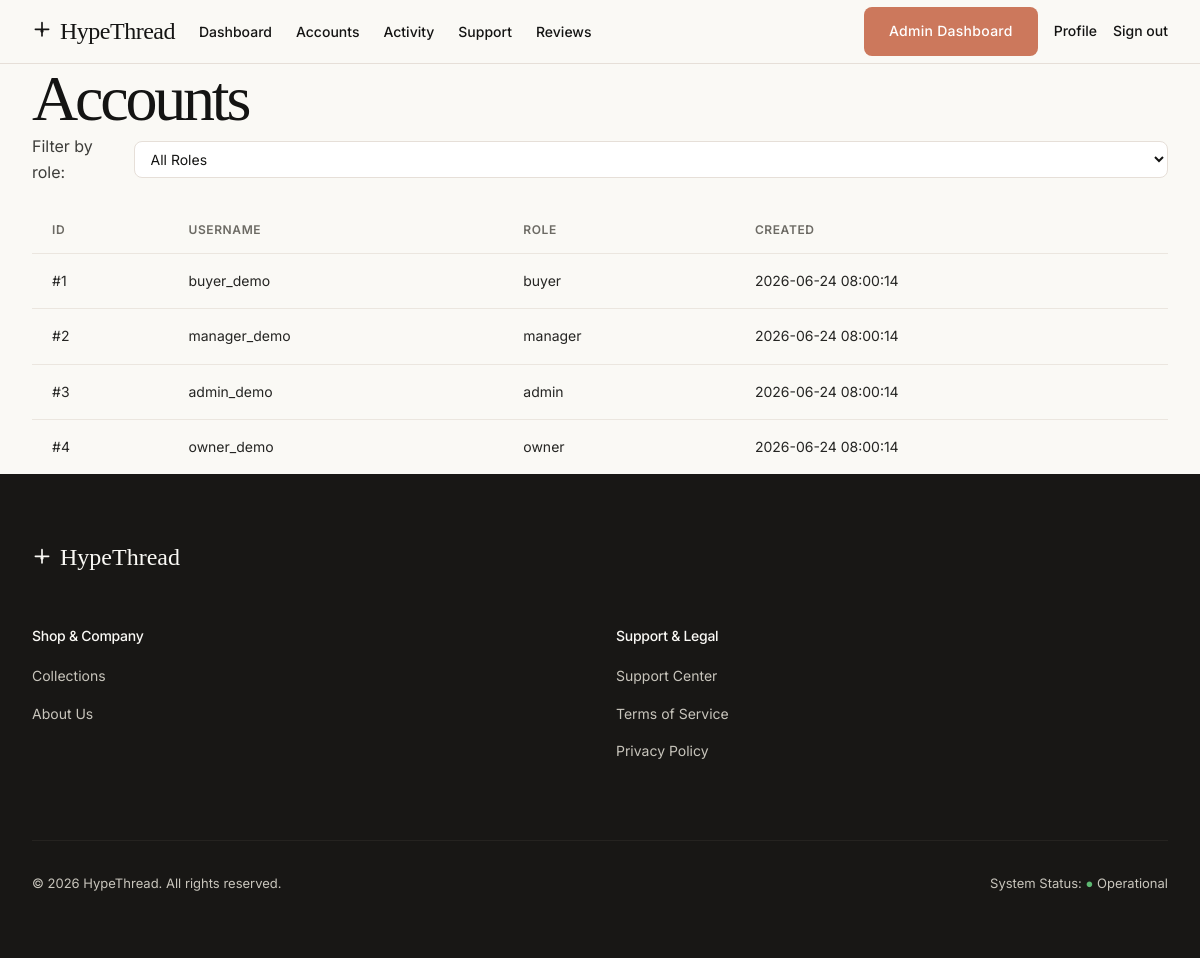
The app's page /admin/accounts.php (signed in) with its own data.
### tables this page shows
CREATE TABLE IF NOT EXISTS users (
    id INT UNSIGNED AUTO_INCREMENT PRIMARY KEY,
    username VARCHAR(50) NOT NULL UNIQUE,
    email VARCHAR(100) NOT NULL UNIQUE,
    password VARCHAR(255) NOT NULL,
    role ENUM('buyer','manager','admin','owner') NOT NULL DEFAULT 'buyer',
    full_name VARCHAR(100) DEFAULT NULL,
    address TEXT DEFAULT NULL,
    phone VARCHAR(20) DEFAULT NULL,
    is_active TINYINT(1) NOT NULL DEFAULT 1,
    reset_token VARCHAR(64) DEFAULT NULL,
    reset_expires DATETIME DEFAULT NULL,
    created_at TIMESTAMP NOT NULL DEFAULT CURRENT_TIMESTAMP,
    INDEX idx_users_role (role),
    INDEX idx_users_reset_token (reset_token)
);

### admin/accounts.php (the view, shortened to what this page needs)
<?php
include '../includes/header.php';
$query = "SELECT id, username, role, created_at FROM users";
$params = [];
$stmt = $pdo->prepare($query);
$stmt->execute($params);
$users = $stmt->fetchAll();
?>
<div class="container">
    <h1>Accounts</h1>
    <form method="GET" class="filter-form" style="margin-bottom:20px; display: flex; gap: 12px; align-items: center;">
        <label>Filter by role:</label>
        <select name="role" onchange="this.form.submit()" class="form-input" style="padding: 8px 12px;">
            <option value="">All Roles</option>
        </select>
    </form>
    <table class="data-table">
        <thead>
            <tr><th>ID</th><th>Username</th><th>Role</th><th>Created</th></tr>
        </thead>
        <tbody>
            <?php foreach($users as $u): ?>
                <tr>
                    <td>#<?php echo $u['id']; ?></td>
                    <td><?php echo htmlspecialchars($u['username']); ?></td>
                    <td><?php echo $u['role']; ?></td>
                    <td><?php echo $u['created_at']; ?></td>
                </tr>
            <?php endforeach; ?>
        </tbody>
    </table>
</div>
<?php include '../includes/footer.php'; ?>

### assets/css/theme.css (style rules this page uses)
* { margin: 0; padding: 0; box-sizing: border-box; }
:root { --colors-primary: #cc785c; --colors-primary-active: #a9583e; --colors-primary-disabled: #e6dfd8; --colors-accent-teal: #5db8a6; --colors-accent-amber: #e8a55a; --colors-canvas: #faf9f5; --colors-surface-soft: #f5f0e8; --colors-surface-card: #efe9de; --colors-surface-cream-strong: #e8e0d2; --colors-surface-dark: #181715; --colors-surface-dark-elevated: #252320; --colors-surface-dark-soft: #1f1e1b; --colors-hairline: #e6dfd8; --colors-hairline-soft: #ebe6df; --colors-ink: #141413; --colors-body-strong: #252523; --colors-body: #3d3d3a; --colors-muted: #6c6a64; --colors-muted-soft: #8e8b82; --colors-on-primary: #ffffff; --colors-on-dark: #faf9f5; --colors-on-dark-soft: #c8c5bc; --colors-success: #5db872; --colors-warning: #d4a017; --colors-error: #c64545; --typography-display-font: 'Cormorant Garamond', 'EB Garamond', serif; --typography-body-font: 'Inter', sans-serif; --typography-code-font: 'JetBrains Mono', monospace; --spacing-xxs: 4px; --spacing-xs: 8px; --spacing-sm: 12px; --spacing-md: 16px; --spacing-lg: 24px; --spacing-xl: 32px; --spacing-xxl: 48px; --spacing-section: 96px; --rounded-xs: 4px; --rounded-sm: 6px; --rounded-md: 8px; --rounded-lg: 12px; --rounded-xl: 16px; --rounded-pill: 9999px; --rounded-full: 50%; --primary: var(--colors-primary); --primary-light: var(--colors-primary-active); --accent: var(--colors-primary-active); --bg-main: var(--colors-canvas); --bg-secondary: var(--colors-surface-card); --bg-sidebar: var(--colors-surface-dark); --text-main: var(--colors-ink); --text-muted: var(--colors-muted); --white: #ffffff; --border: var(--colors-hairline); --border-dark: var(--colors-surface-dark-elevated); --font-heading: var(--typography-display-font); --font-body: var(--typography-body-font); --radius-sm: var(--rounded-md); --radius-md: var(--rounded-lg); --radius-lg: var(--rounded-xl); --transition-fast: 0.15s cubic-bezier(0.4, 0, 0.2, 1); --transition-base: 0.25s cubic-bezier(0.4, 0, 0.2, 1); --shadow-sm: 0 1px 2px rgba(0, 0, 0, 0.05); --shadow-md: 0 4px 6px -1px rgba(0, 0, 0, 0.1), 0 2px 4px -1px rgba(0, 0, 0, 0.06); --shadow-lg: 0 10px 15px -3px rgba(0, 0, 0, 0.1), 0 4px 6px -2px rgba(0, 0, 0, 0.05); }
body { background-color: var(--colors-canvas); color: var(--colors-body); font-family: var(--typography-body-font); line-height: 1.6; -webkit-font-smoothing: antialiased; }
h1, h2, h3, h4, h5, h6 { font-family: var(--typography-display-font); color: var(--colors-ink); font-weight: 400; letter-spacing: -0.02em; }
h1 { letter-spacing: -0.05em; font-size: 64px; line-height: 1.1; }
.container { max-width: 1200px; margin: 0 auto; padding: 0 2rem; }
input[type="text"], input[type="email"], input[type="password"], input[type="number"], input[type="date"], select, textarea { width: 100%; padding: 10px 16px; border: 1px solid var(--colors-hairline); border-radius: var(--rounded-md); background-color: #fff; font-family: var(--typography-body-font); font-size: 14px; color: var(--colors-ink); transition: all var(--transition-fast); }
.data-table { width: 100%; border-collapse: collapse; }
.data-table th { background: var(--colors-canvas); padding: 14px 20px; text-align: left; font-size: 12px; font-weight: 600; color: var(--colors-muted); text-transform: uppercase; letter-spacing: 0.05em; border-bottom: 1px solid var(--colors-hairline-soft); }
.data-table td { padding: 16px 20px; font-size: 14px; color: var(--colors-body-strong); border-bottom: 1px solid var(--colors-hairline-soft); }
.data-table tr:last-child td { border-bottom: none; }

### records on screen
users: id "1", username "buyer_demo", role "buyer", created_at "2026-06-24 08:00:14"
users: id "2", username "manager_demo", role "manager", created_at "2026-06-24 08:00:14"
users: id "3", username "admin_demo", role "admin", created_at "2026-06-24 08:00:14"
users: id "4", username "owner_demo", role "owner", created_at "2026-06-24 08:00:14"
